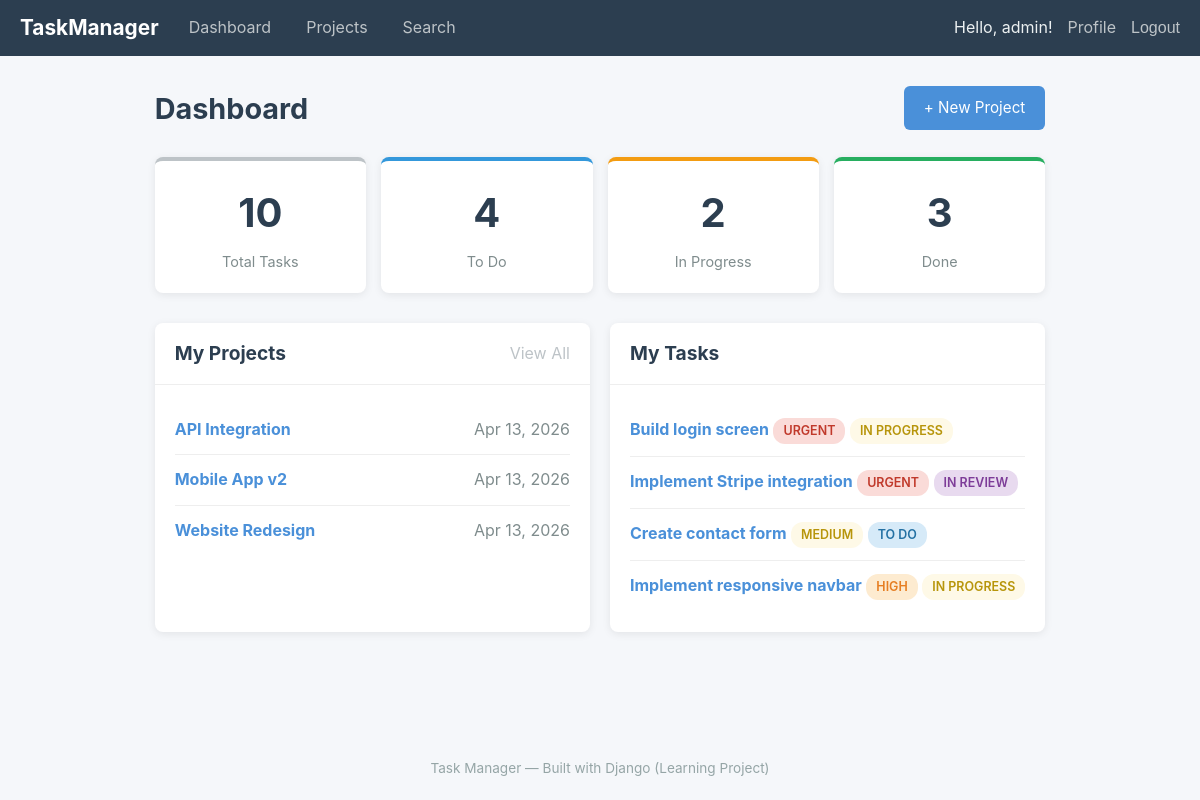
The page /dashboard/ (signed in) on the database its author committed.
### tasks/models.py (models this page shows, shortened)
class Project(models.Model):
    name = models.CharField(max_length=200)
    description = models.TextField(blank=True)  # blank=True = optional in forms
    owner = models.ForeignKey(User, on_delete=models.CASCADE, related_name='projects')
    created_at = models.DateTimeField(auto_now_add=True)
    updated_at = models.DateTimeField(auto_now=True)
    class Meta:
        ordering = ['-created_at']

class Task(models.Model):
    STATUS_CHOICES = [
        ('todo', 'To Do'),
        ('in_progress', 'In Progress'),
        ('review', 'In Review'),
        ('done', 'Done'),
    ]
    PRIORITY_CHOICES = [
        ('low', 'Low'),
        ('medium', 'Medium'),
        ('high', 'High'),
        ('urgent', 'Urgent'),
    ]
    title = models.CharField(max_length=200)
    description = models.TextField(blank=True)
    status = models.CharField(max_length=20, choices=STATUS_CHOICES, default='todo')
    priority = models.CharField(max_length=20, choices=PRIORITY_CHOICES, default='medium')
    project = models.ForeignKey(Project, on_delete=models.CASCADE, related_name='tasks')
    assigned_to = models.ForeignKey(
        User,
        on_delete=models.SET_NULL,  # Don't delete task if user is deleted
        null=True,
        blank=True,
        related_name='assigned_tasks'
    )
    due_date = models.DateField(null=True, blank=True)
    created_at = models.DateTimeField(auto_now_add=True)
    updated_at = models.DateTimeField(auto_now=True)
    class Meta:
        ordering = ['-priority', 'due_date']

### tasks/views.py (the view)
# urls.py: - Django:  path('dashboard/', views.dashboard, name='dashboard')
@login_required  # Like Laravel's 'auth' middleware
def dashboard(request):
    user = request.user  # Like auth()->user() or $request->user()
    projects = user.projects.all()
    my_tasks = Task.objects.filter(assigned_to=user).exclude(status='done')
    task_stats = {
        'total': Task.objects.filter(project__owner=user).count(),
        'todo': Task.objects.filter(project__owner=user, status='todo').count(),
        'in_progress': Task.objects.filter(project__owner=user, status='in_progress').count(),
        'done': Task.objects.filter(project__owner=user, status='done').count(),
    }
    context = {
        'projects': projects,
        'my_tasks': my_tasks,
        'task_stats': task_stats,
    }
    return render(request, 'tasks/dashboard.html', context)

### templates/tasks/dashboard.html (shortened to what this page needs)
{% extends 'base.html' %}
{% block content %}
<div class="content-header">
    <h1>Dashboard</h1>
    <a href="{% url 'project_create' %}" class="btn btn-primary">+ New Project</a>
</div>
<div class="stats-grid">
    <div class="stat-card">
        <div class="stat-number">{{ task_stats.total }}</div>
        <div class="stat-label">Total Tasks</div>
    </div>
    <div class="stat-card stat-todo">
        <div class="stat-number">{{ task_stats.todo }}</div>
        <div class="stat-label">To Do</div>
    </div>
    <div class="stat-card stat-progress">
        <div class="stat-number">{{ task_stats.in_progress }}</div>
        <div class="stat-label">In Progress</div>
    </div>
    <div class="stat-card stat-done">
        <div class="stat-number">{{ task_stats.done }}</div>
        <div class="stat-label">Done</div>
    </div>
</div>
<div class="dashboard-grid">
    <div class="card">
        <div class="card-header">
            <h2>My Projects</h2>
            <a href="{% url 'project_list' %}" class="btn-link">View All</a>
        </div>
        <div class="card-body">
            {% if projects %}
                {% for project in projects %}
                <div class="list-item">
                    <a href="{% url 'project_detail' pk=project.pk %}">
                        <strong>{{ project.name }}</strong>
                    </a>
                    <span class="text-muted">{{ project.created_at|date:"M d, Y" }}</span>
                </div>
                {% endfor %}
            {% else %}
                <p class="empty-state">No projects yet. Create your first project!</p>
            {% endif %}
        </div>
    </div>
    <div class="card">
        <div class="card-header">
            <h2>My Tasks</h2>
        </div>
        <div class="card-body">
            {% if my_tasks %}
                {% for task in my_tasks %}
                <div class="list-item">
                    <div>
                        <a href="{% url 'task_detail' pk=task.pk %}">
                            <strong>{{ task.title }}</strong>
                        </a>
                        <span class="badge badge-{{ task.priority }}">{{ task.get_priority_display }}</span>
                        <span class="badge badge-status-{{ task.status }}">{{ task.get_status_display }}</span>
                    </div>
                </div>
                {% endfor %}
            {% else %}
                <p class="empty-state">No tasks assigned to you.</p>
            {% endif %}
        </div>
    </div>
</div>
{% endblock %}

### templates/base.html (shortened to what this page needs)
{% load static %}
<!DOCTYPE html>
<html lang="en">
<head>
    <link rel="stylesheet" href="{% static 'css/style.css' %}">
</head>
<body>
    <nav class="navbar">
        <div class="nav-brand">
            <a href="{% url 'home' %}">TaskManager</a>
        </div>
        {% if user.is_authenticated %}
        <div class="nav-links">
            <a href="{% url 'dashboard' %}">Dashboard</a>
            <a href="{% url 'project_list' %}">Projects</a>
            <a href="{% url 'search' %}">Search</a>
        </div>
        <div class="nav-right">
            <span class="nav-user">Hello, {{ user.username }}!</span>
            <a href="{% url 'profile' %}">Profile</a>
            <form method="post" action="{% url 'logout' %}" class="inline-form">
                <button type="submit" class="btn-link">Logout</button>
            </form>
        </div>
        {% else %}
        <div class="nav-right">
            <a href="{% url 'login' %}">Login</a>
            <a href="{% url 'register' %}">Register</a>
        </div>
        {% endif %}
    </nav>
    <main class="container">
        {% block content %}{% endblock %}
    </main>
    <footer class="footer">
        <p>Task Manager &mdash; Built with Django (Learning Project)</p>
    </footer>
</body>
</html>

### static/css/style.css (style rules this page uses)
* { margin: 0; padding: 0; box-sizing: border-box; }
body { font-family: -apple-system, BlinkMacSystemFont, 'Segoe UI', Roboto, sans-serif; background-color: #f5f7fa; color: #333; line-height: 1.6; min-height: 100vh; display: flex; flex-direction: column; }
a { color: #4a90d9; text-decoration: none; }
.navbar { background: #2c3e50; color: white; padding: 0 20px; display: flex; align-items: center; height: 56px; gap: 20px; }
.nav-brand a { color: white; font-size: 1.3em; font-weight: bold; }
.nav-links { display: flex; gap: 15px; }
.nav-links a { color: #bdc3c7; padding: 5px 10px; border-radius: 4px; }
.nav-right { margin-left: auto; display: flex; align-items: center; gap: 15px; }
.nav-right a { color: #bdc3c7; }
.nav-user { color: #ecf0f1; }
.btn-link { background: none; border: none; color: #bdc3c7; cursor: pointer; font-size: 1em; padding: 0; }
.inline-form { display: inline; }
.container { max-width: 1100px; margin: 0 auto; padding: 30px 20px; flex: 1; }
.content-header { display: flex; justify-content: space-between; align-items: flex-start; margin-bottom: 25px; flex-wrap: wrap; gap: 15px; }
.content-header h1 { font-size: 1.8em; color: #2c3e50; }
.btn { display: inline-block; padding: 10px 20px; border: none; border-radius: 6px; cursor: pointer; font-size: 0.95em; text-decoration: none; transition: background 0.2s; }
.btn-primary { background: #4a90d9; color: white; }
.card { background: white; border-radius: 8px; box-shadow: 0 2px 8px rgba(0,0,0,0.08); margin-bottom: 20px; overflow: hidden; }
.card-header { padding: 15px 20px; border-bottom: 1px solid #eee; display: flex; justify-content: space-between; align-items: center; }
.card-header h2 { font-size: 1.2em; color: #2c3e50; }
.card-body { padding: 20px; }
.stats-grid { display: grid; grid-template-columns: repeat(auto-fit, minmax(200px, 1fr)); gap: 15px; margin-bottom: 30px; }
.stat-card { background: white; border-radius: 8px; padding: 20px; text-align: center; box-shadow: 0 2px 8px rgba(0,0,0,0.08); border-top: 4px solid #bdc3c7; }
.stat-card.stat-todo { border-top-color: #3498db; }
.stat-card.stat-progress { border-top-color: #f39c12; }
.stat-card.stat-done { border-top-color: #27ae60; }
.stat-number { font-size: 2.5em; font-weight: bold; color: #2c3e50; }
.stat-label { color: #7f8c8d; font-size: 0.9em; margin-top: 5px; }
.dashboard-grid { display: grid; grid-template-columns: 1fr 1fr; gap: 20px; }
.badge { display: inline-block; padding: 3px 10px; border-radius: 12px; font-size: 0.78em; font-weight: 600; text-transform: uppercase; }
.badge-medium { background: #fef9e7; color: #b7950b; }
.badge-high { background: #fdebd0; color: #e67e22; }
.badge-urgent { background: #fadbd8; color: #c0392b; }
.badge-status-todo { background: #d6eaf8; color: #2471a3; }
.badge-status-in_progress { background: #fef9e7; color: #b7950b; }
.badge-status-review { background: #e8daef; color: #7d3c98; }
.list-item { padding: 12px 0; border-bottom: 1px solid #eee; display: flex; justify-content: space-between; align-items: center; flex-wrap: wrap; gap: 8px; }
.list-item:last-child { border-bottom: none; }
.text-muted { color: #7f8c8d; }
.footer { text-align: center; padding: 20px; color: #95a5a6; font-size: 0.85em; margin-top: auto; }

### rows shown on the page
Project: name "API Integration", created_at "Apr 13, 2026"
Project: name "Mobile App v2", created_at "Apr 13, 2026"
Project: name "Website Redesign", created_at "Apr 13, 2026"
Task: title "Build login screen", priority "URGENT", status "IN PROGRESS"
Task: title "Implement Stripe integration", priority "URGENT", status "IN REVIEW"
Task: title "Create contact form", priority "MEDIUM", status "TO DO"
Task: title "Implement responsive navbar", priority "HIGH", status "IN PROGRESS"

### other values the page prints
{{ user.username }} "admin"
{{ task_stats.total }} "10"
{{ task_stats.todo }} "4"
{{ task_stats.in_progress }} "2"
{{ task_stats.done }} "3"
